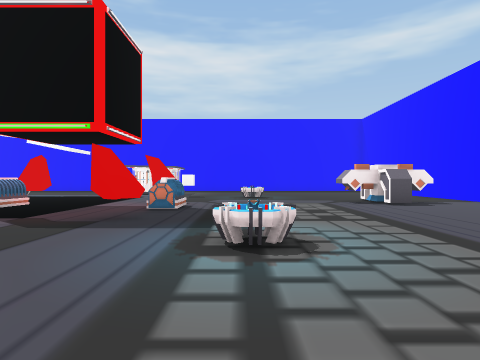
[1] (above)

16 first-person views from a walk through a scene from a Unity 3-D project. The camera is 1.4 m above the floor, looks level and sees 75° across. The floor is counted in squares, 2.4 m on a side. Each view is taken from the middle of a square. On the plan, view 1 faces up. The plan holds only what a view shows up to about 9 squares ahead; the rest is blank. The player character is not drawn. Some surface patterns are stand-ins.

[2]
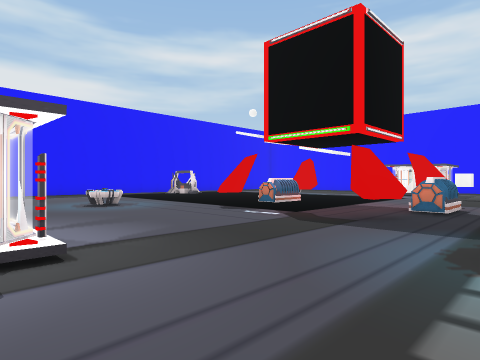

[3]
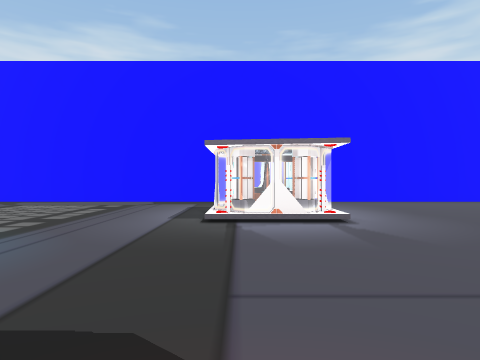

[4]
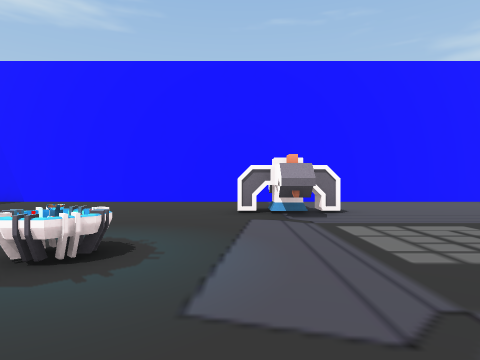

[5]
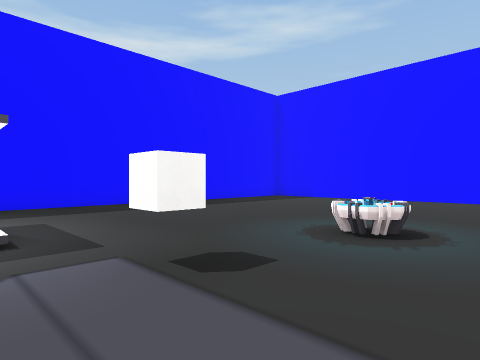

[6]
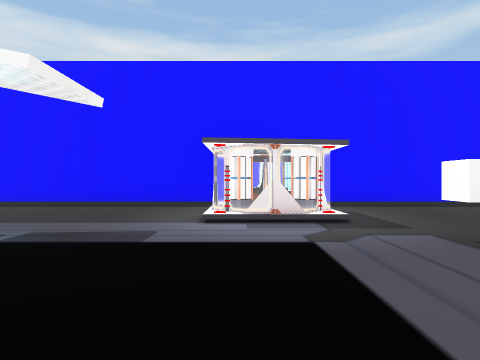

[7]
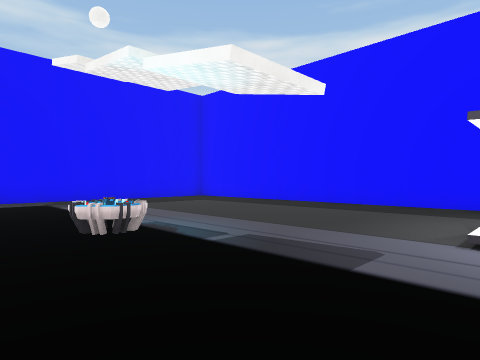

[8]
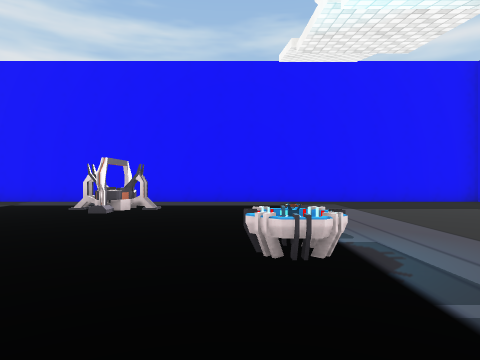

[9]
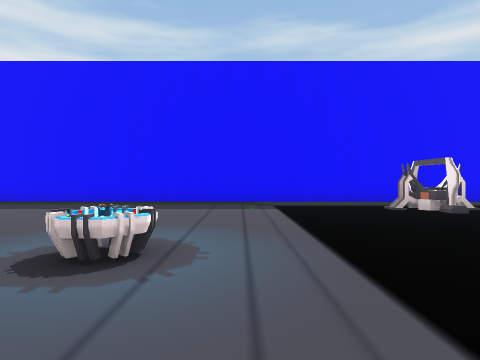

[10]
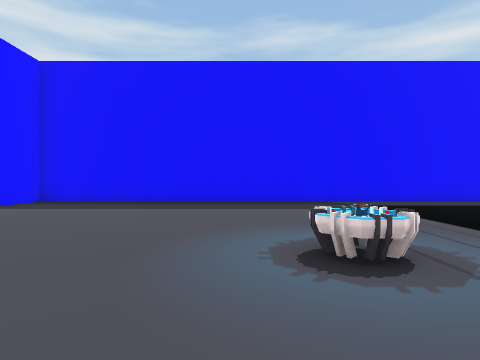

[11]
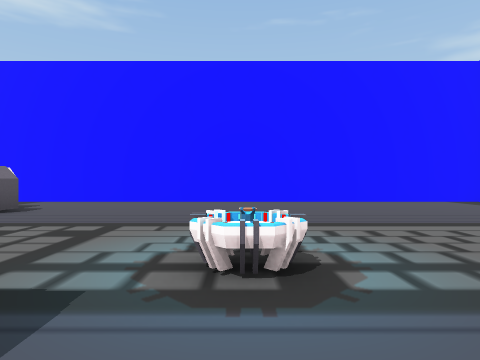

[12]
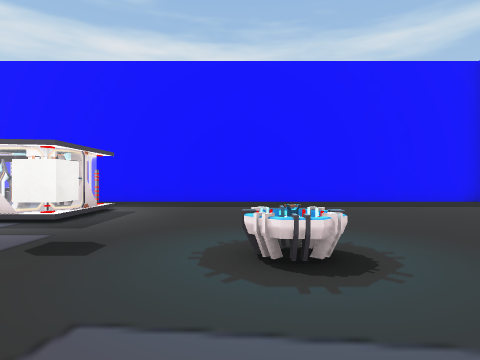

[13]
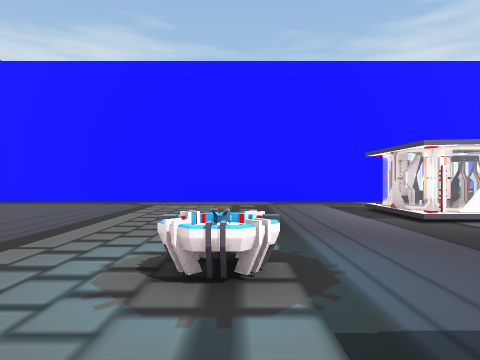

[14]
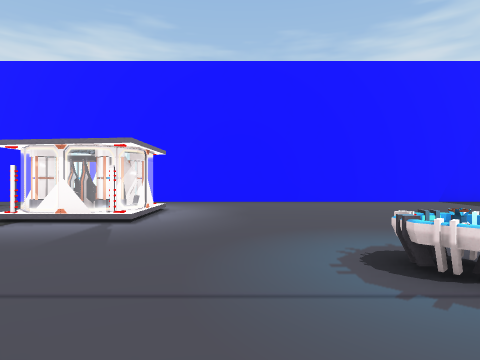

[15]
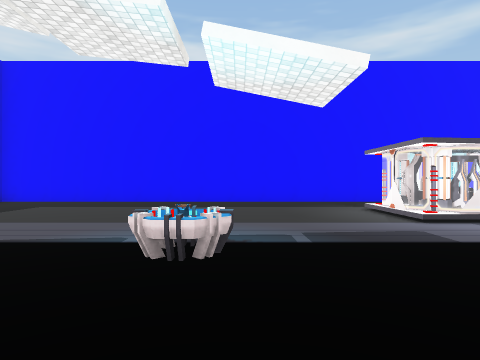

[16]
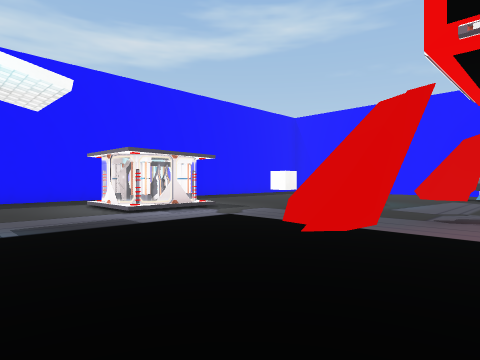

### Floor plan
Points are (right, up) in squares from view 1. A wall is a line through its corners. A room is listed if a view was taken in it or the views show most of it. See-through windows are left out.
Room 1 (views 1, 2, 3, 4, 5, 6, 7, 8, 9, 10, 11, 12, 13, 14, 15, 16)
walls: (-5.3, 7.5) (-5.6, 7.8); (-5.1, 7.9) (-5.1, 8.4); (-5.1, 8.2) (-5, 7.7) (-5.4, 7.8); (-2.3, 7.9) (-2.1, 8.4); (-5, 5.3) (-5, 4.6); (-4.7, 4.8) (-5, 4.4); (-1.7, 7.8) (-2.1, 7.7) (-2.2, 8.2); (-1.5, 4.9) (-1.9, 4.8) (-1.9, 4.4) (-2.3, 4.6); (-13.4, 16.4) (-13.4, -3.4) (6.4, -3.4) (6.4, 16.4) (-13.4, 16.4)
objects: other object (-11, 7) to (-11, 8); projector (-7, 3); projector (-7, 10); generator (-5, 6) to (-5, 7); other object (-4, -1) to (-3, 0); other object (-4, 13) to (-3, 14); cube (-2, 11); generator (-1, 6) to (-1, 7); projector (0, 3); projector (0, 10); other object (3, 8) to (5, 9)

Where each view was taken, in squares from view 1:
view 1: 0 up, 0 right, facing up
view 2: 0 up, 0 right, facing up-left
view 3: 5 up, 3 left, facing down
view 4: 9 up, 2 left, facing right
view 5: 9 up, 3 left, facing up-right
view 6: 8 up, 4 left, facing up
view 7: 9 up, 4 left, facing up-left
view 8: 10 up, 5 left, facing left
view 9: 4 up, 5 left, facing left
view 10: 2 up, 5 left, facing left
view 11: 3 up, 2 left, facing right
view 12: 8 up, 0 right, facing up
view 13: 5 up, 0 right, facing down
view 14: 5 up, 6 left, facing down
view 15: 8 up, 7 left, facing up
view 16: 7 up, 7 left, facing up-right
